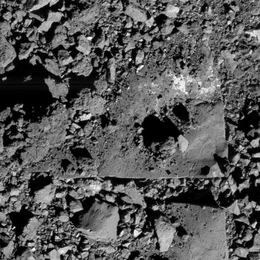
%> input picture TRN/buried_boulder.png, 260 x 260 px, shrunk from 768 x 768 before the run
$ octave testTRN.m   (GNU Octave 9; MATLAB toolbox functions it lacks are replaced by stand-ins)
%> lines starting %> are read from the running program, lines starting %| are printed output that depends on the picture
%{
Senior Design
Team Shamrock
Hannah Shafferman
11/19/20

testTRN.m - first Terrain Relative Navigation (TRN) implementation attempt

%}
clear all
close all

% read in medium Bennu surface map, serving as the global map
%bennuMed = imread('Osprey-Recon-C-Mosaic-300x179.png');
bennuMed = imread('buried_boulder.png');
%> bennuMed is the input picture: size 260x260x3 uint8; min 0, max 255, mean 86.7
numRows = size(bennuMed, 1);
%> numRows = 260
numCols = size(bennuMed, 2);
%> numCols = 260

% randomly generate the local map, pick a piece of the global map
% made the local image 41x41 - can change this in the future
% (n,m) top left corner
n = randi(numRows-40);
m = randi(numCols-40);
local = bennuMed(n:n+40,m:m+40);
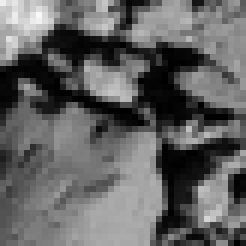
%> local: size 41x41 uint8 (shown 6 times larger); min 0, max 248, mean 98.6

% show local map over global map
figure
imshow(bennuMed)
rectangle('position',[m n 40 40],'edgecolor','r','LineWidth',2)
hold on
title('Global Map Showing Randomly Selected Local Map in Red')
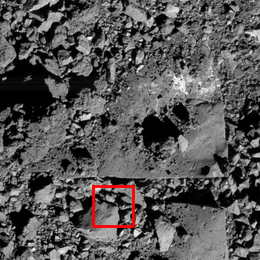
%> figure redrawn from the program's plot data; its title reads 'Global Map Showing Randomly Selected Local Map in Red'
hold off
% figure
% imshow(local)

% Using just the gray scale find the difference between the global map and
% the local map
for i = 1:numRows-40
    for j = 1:numCols - 40
        globalSect = bennuMed(i:i+40,j:j+40);
        tempDiff = globalSect - local;
        % find the sum at every point of the difference between the two
        % maps
        locationDiff(i,j) = sum(tempDiff, 'all');
        clear globalSect
    end
end
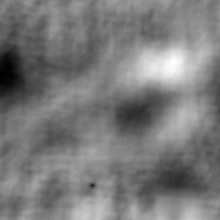
%> locationDiff: size 220x220 double; min 0, max 95195, mean 45760.2; drawn with min black and max white
% the best match should be the point when the two completely overlap and
% their difference is zero
[bestN, bestM] = find(locationDiff == 0);
%> bestN = 186; bestM = 93

% plot the results of the gray scale comparison
figure
imshow(bennuMed)
title('Global Map with Gray Scale Image Selection In Yellow')
hold on
for dim = 1:length(bestM)
    rectangle('position',[bestM(dim) bestN(dim) 40 40],'edgecolor','y','LineWidth',2)
    hold on
end
%> this loop made 1 pass
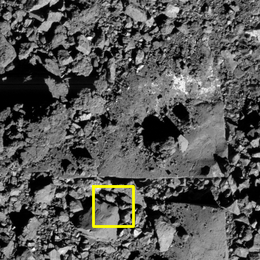
%> figure redrawn from the program's plot data; its title reads 'Global Map with Gray Scale Image Selection In Yellow'
hold off

% Use the SSIM (structural similarity index), calculate for the results of
% the gray scale calculation to account for the case where we have two
% completelely white or completely black squares
for i = 1:length(bestN)
    for j = 1:length(bestM)
        globalSSIM = bennuMed(bestN(i):bestN(i)+40,bestM(j):bestM(j)+40);
        [ssimval(i,j),~] = ssim(local,globalSSIM);
    end
end
% the ideal match is where the index equals 1, complete match
[ssimN, ssimM] = find(ssimval == 1);
%> ssimN = 1; ssimM = 1

% plot the results of the SSIM calculation
figure
imshow(bennuMed)
title('Global Map with SSIM Selection In Green')
hold on
for dim = 1:length(ssimN)
    rectangle('position',[bestM(ssimM(dim)) bestN(ssimN(dim)) 40 40],'edgecolor','g','LineWidth',2)
    hold on
end
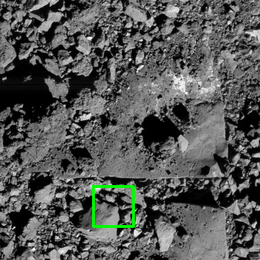
%> figure redrawn from the program's plot data; its title reads 'Global Map with SSIM Selection In Green'
hold off

% % take the fourier transform of both the local map and the global map
% local_f = fftshift(fft2(local,numRows,numCols));
% global_f = fftshift(fft2(bennuMed,numRows,numCols));
%
% % correlate the images by multiplying element by element of the FFT of the
% % global map by the complex conjugate of the FFT of the local map
% for i = 1:numRows-40
%     for j = 1:numCols-40
%         % FIX THIS - want to try correlating each point and somehow saving
%         % the best correlation at every point
%         imgCorr(i,j) = sum(sum(ifft2(global_f(i:i+40,j:j+40) .* conj(local_f(i:i+40,j:j+40)))));
%     end
% end
%
% % determine the best match by finding the maximum correlation
% bestMatch = max(imgCorr,[],'all');
% [maxN,maxM] = find(imgCorr == bestMatch);

% plot using a yellow rectangle the position determined by the correlation

$ run again, with TRN/Osprey-Recon-C-Mosaic-300x179.png copied over TRN/buried_boulder.png
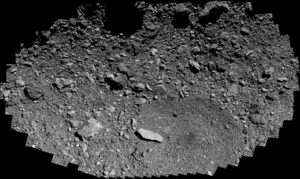
%> input picture TRN/Osprey-Recon-C-Mosaic-300x179.png, 300 x 179 px
%> after the loop `for i = 1:numRows-40`:
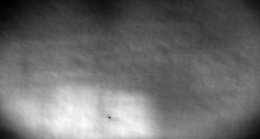
%> locationDiff: size 139x260 double; min 0, max 50778, mean 21724.5; drawn with min black and max white
%> bestN = 118; bestM = 110
%> the loop `for dim = 1:length(bestM)` made 1 pass
%> the loop `for i = 1:length(bestN)` made 1 pass
%> ssimN = 1
%> the loop `for dim = 1:length(ssimN)` made 1 pass
%> after the loop `for dim = 1:length(ssimN)`:
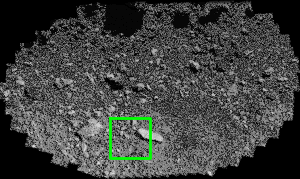
%> figure redrawn from the program's plot data; its title reads 'Global Map with SSIM Selection In Green'

$ run again, with TRN/april5_global_from_.93m.PNG copied over TRN/buried_boulder.png
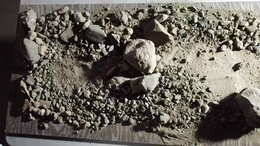
%> input picture TRN/april5_global_from_.93m.PNG, 260 x 146 px, shrunk from 1280 x 720 before the run
%> bennuMed is the input picture: size 146x260x3 uint8; mean R, G, B 103.1, 98, 89.8
%> after the loop `for i = 1:numRows-40`:
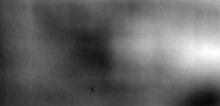
%> locationDiff: size 106x220 double; min 0, max 217259, mean 84917.9; drawn with min black and max white
%> bestN = 90; bestM = 93
%> the loop `for dim = 1:length(bestM)` made 1 pass
%> the loop `for i = 1:length(bestN)` made 1 pass
%> ssimN = 1
%> the loop `for dim = 1:length(ssimN)` made 1 pass
%> after the loop `for dim = 1:length(ssimN)`:
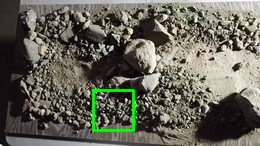
%> figure redrawn from the program's plot data; its title reads 'Global Map with SSIM Selection In Green'
